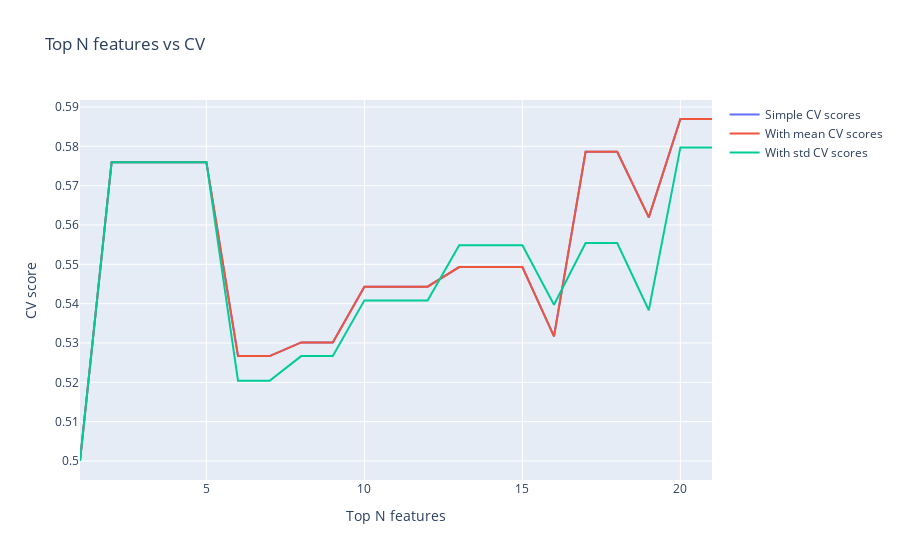

Here is the notebook cell this chart was saved with:
### Code cell
data = [go.Scatter(
        x = list(range(1, eli5_weights.shape[0] + 1)),
        y = scores_dict['simple'],
        name = 'Simple CV scores'
    ), go.Scatter(
        x = list(range(1, eli5_weights.shape[0] + 1)),
        y = scores_dict['with_mean'],
        name = 'With mean CV scores'
    ), go.Scatter(
        x = list(range(1, eli5_weights.shape[0] + 1)),
        y = scores_dict['with_std'],
        name = 'With std CV scores'
    )]
layout = go.Layout(dict(title = "Top N features vs CV",
                  xaxis = dict(title = 'Top N features'),
                  yaxis = dict(title = 'CV score'),
                  ))
py.iplot(dict(data=data, layout=layout), filename='basic-line')

### Figure 1 — Plotly figure (JSON) as saved in the notebook; plotly's stock layout.template omitted (floating-point values rounded to 4 significant figures)
{"data": [{"name": "Simple CV scores", "type": "scatter", "x": [1, 2, 3, 4, 5, 6, 7, 8, 9, 10, 11, 12, 13, 14, 15, 16, 17, 18, 19, 20, 21], "y": [0.5, 0.576, 0.576, 0.576, 0.576, 0.5267, 0.5267, 0.5301, 0.5301, 0.5443, 0.5443, 0.5443, 0.5493, 0.5493, 0.5493, 0.5317, 0.5786, 0.5786, 0.5619, 0.5869, 0.5869]}, {"name": "With mean CV scores", "type": "scatter", "x": [1, 2, 3, 4, 5, 6, 7, 8, 9, 10, 11, 12, 13, 14, 15, 16, 17, 18, 19, 20, 21], "y": [0.5, 0.576, 0.576, 0.576, 0.576, 0.5267, 0.5267, 0.5301, 0.5301, 0.5443, 0.5443, 0.5443, 0.5493, 0.5493, 0.5493, 0.5317, 0.5786, 0.5786, 0.5619, 0.5869, 0.5869]}, {"name": "With std CV scores", "type": "scatter", "x": [1, 2, 3, 4, 5, 6, 7, 8, 9, 10, 11, 12, 13, 14, 15, 16, 17, 18, 19, 20, 21], "y": [0.5, 0.576, 0.576, 0.576, 0.576, 0.5204, 0.5204, 0.5267, 0.5267, 0.5408, 0.5408, 0.5408, 0.5549, 0.5549, 0.5549, 0.5397, 0.5554, 0.5554, 0.5383, 0.5797, 0.5797]}], "layout": {"title": {"text": "Top N features vs CV"}, "xaxis": {"title": {"text": "Top N features"}}, "yaxis": {"title": {"text": "CV score"}}}}
